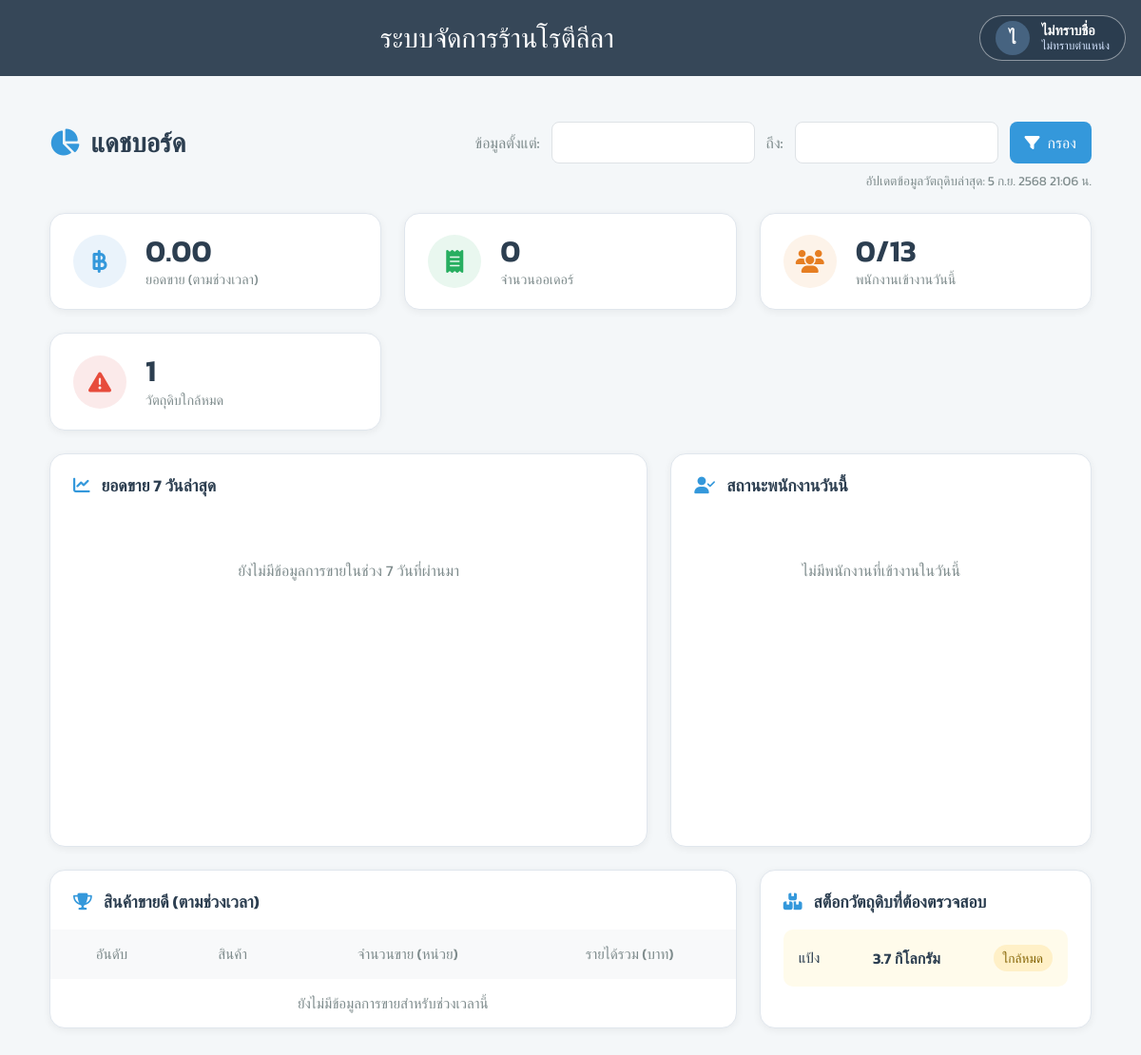
Screenshot of /manager/dashboard_mn.php with the database file from the repository.
### tables this page shows
CREATE TABLE `material` (
  `material_id` int(3) NOT NULL,
  `material_name` varchar(25) NOT NULL,
  `material_quantity` decimal(7,2) NOT NULL,
  `base_quantity` decimal(10,2) NOT NULL COMMENT 'ปริมาณในหน่วยย่อยที่สุด (กรัม, มล., หน่วย)',
  `base_unit` varchar(10) NOT NULL COMMENT 'หน่วยย่อยที่สุด',
  `expiry_date` date DEFAULT NULL,
  `min_stock` decimal(10,2) DEFAULT NULL,
  `max_stock` decimal(10,2) DEFAULT NULL,
  `price_per_unit` decimal(10,2) DEFAULT NULL,
  `supplier` varchar(100) DEFAULT NULL,
  `Unit_id` int(3) NOT NULL,
  `unit_name` varchar(20) NOT NULL,
  `created_at` datetime NOT NULL DEFAULT current_timestamp(),
  `updated_at` datetime NOT NULL DEFAULT current_timestamp()
);

CREATE TABLE `unit` (
  `Unit_id` int(3) NOT NULL,
  `Unit_name` varchar(25) NOT NULL DEFAULT 'กิโลกรัม'
);

### manager/dashboard_mn.php (the view, shortened to what this page needs)
<?php
include('../data/db_connect.php');
$conn->set_charset("utf8");
$start_date_input = $_GET['start_date'] ?? date('Y-m-d');
$end_date_input = $_GET['end_date'] ?? date('Y-m-d');
$end_date_for_query = $end_date_input . ' 23:59:59';
$today = date("Y-m-d");
$stmt_sales = $conn->prepare("SELECT SUM(total_amount) as total_sales FROM order1 WHERE status = 'paid' AND Order_date BETWEEN ? AND ?");
$stmt_sales->bind_param("ss", $start_date_input, $end_date_for_query);
$stmt_sales->execute();
$sales_in_range = $stmt_sales->get_result()->fetch_assoc()['total_sales'] ?? 0;
$stmt_orders = $conn->prepare("SELECT COUNT(order_id) as total_orders FROM order1 WHERE status = 'paid' AND Order_date BETWEEN ? AND ?");
$stmt_orders->bind_param("ss", $start_date_input, $end_date_for_query);
$stmt_orders->execute();
$orders_in_range = $stmt_orders->get_result()->fetch_assoc()['total_orders'] ?? 0;
$sql_online = "SELECT COUNT(DISTINCT user_id) as online_users FROM attendance WHERE DATE(check_in_time) = '$today' AND check_out_time IS NULL";
$result_online = $conn->query($sql_online);
$online_users = $result_online->fetch_assoc()['online_users'] ?? 0;
$sql_total_users = "SELECT COUNT(user_ID) as total_users FROM users WHERE status = 'Active'";
$result_total_users = $conn->query($sql_total_users);
$total_users = $result_total_users->fetch_assoc()['total_users'] ?? 0;
$sql_low_stock = "SELECT COUNT(material_id) as low_stock_count FROM material WHERE material_quantity <= min_stock";
$result_low_stock = $conn->query($sql_low_stock);
$low_stock_count = $result_low_stock->fetch_assoc()['low_stock_count'] ?? 0;
$sales_data = [];
for ($i = 6; $i >= 0; $i--) {
    $date = date('Y-m-d', strtotime("-$i days"));
    $sql = "SELECT SUM(total_amount) as daily_sales FROM order1 WHERE DATE(Order_date) = '$date' AND status = 'paid'";
    $result = $conn->query($sql);
    $row = $result->fetch_assoc();
    $sales_data[] = $row['daily_sales'] ?? 0;
}
$employees_present = [];
$sales_items = [];
$sql_stock = "
SELECT
    m.material_name,
    m.material_quantity,
    u.unit_name,
    m.min_stock
FROM material m
JOIN unit u ON m.Unit_id = u.unit_id
WHERE m.material_quantity <= m.min_stock
ORDER BY m.material_quantity ASC
LIMIT 6";
$result_stock = $conn->query($sql_stock);
$stock_items = [];
if($result_stock){
    while ($row = $result_stock->fetch_assoc()) {
        $status_text = 'ใกล้หมด'; $status_class = 'warning';
        $row['status_text'] = $status_text; $row['status_class'] = $status_class;
        $stock_items[] = $row;
    }
}
function format_thai_date($datetime) {
    $ts = strtotime($datetime);
    $months = ["", "ม.ค.", "ก.พ.", "มี.ค.", "เม.ย.", "พ.ค.", "มิ.ย.", "ก.ค.", "ส.ค.", "ก.ย.", "ต.ค.", "พ.ย.", "ธ.ค."];
    return date('j', $ts) . " " . $months[(int)date('n', $ts)] . " " . (date('Y', $ts) + 543) . " " . date('H:i', $ts);
}
?>
<!DOCTYPE html>
<html lang="th">
<head>
    <link rel="stylesheet" href="https://cdnjs.cloudflare.com/ajax/libs/font-awesome/6.4.0/css/all.min.css">
    <link rel="stylesheet" href="https://cdn.jsdelivr.net/npm/flatpickr/dist/flatpickr.min.css">
    <link rel="stylesheet" href="../style/navnsidebar.css?v=<?= time() ?>">
    <link rel="stylesheet" href="../style/manager.css?v=<?= time() ?>">
</head>
<body>
    <?php include('../layout/navbar.php'); ?>
    <div class="main-content">
        <div class="dashboard-container">
            <header class="dashboard-header">
                <h1><i class="fas fa-chart-pie"></i>แดชบอร์ด</h1>
                <form method="get" class="date-filter-form">
                    <label for="start_date">ข้อมูลตั้งแต่:</label>
                    <input type="text" id="start_date" name="start_date" class="date-input">
                    <label for="end_date">ถึง:</label>
                    <input type="text" id="end_date" name="end_date" class="date-input">
                    <button type="submit" class="filter-btn"><i class="fas fa-filter"></i> กรอง</button>
                </form>
            </header>
            <?php
                $latest_updated_at_result = mysqli_query($conn, "SELECT updated_at FROM material ORDER BY updated_at DESC LIMIT 1");
                $latest_updated_at_row = mysqli_fetch_assoc($latest_updated_at_result);
                $latest_updated_at = $latest_updated_at_row['updated_at'] ?? 'ไม่มีข้อมูล';
            ?>
            <div class="latest-update">
                อัปเดตข้อมูลวัตถุดิบล่าสุด: <?= format_thai_date($latest_updated_at) ?> น.
            </div>
            <div class="kpi-cards-grid">
                <div class="card kpi-card">
                    <div class="card-icon"><i class="fa-solid fa-baht-sign"></i></div>
                    <div class="card-details">
                        <div class="value"><?= number_format($sales_in_range, 2) ?></div>
                        <div class="label">ยอดขาย (ตามช่วงเวลา)</div>
                    </div>
                </div>
                <div class="card kpi-card">
                    <div class="card-icon"><i class="fa-solid fa-receipt"></i></div>
                    <div class="card-details">
                        <div class="value"><?= number_format($orders_in_range) ?></div>
                        <div class="label">จำนวนออเดอร์</div>
                    </div>
                </div>
                <div class="card kpi-card">
                    <div class="card-icon"><i class="fa-solid fa-users"></i></div>
                    <div class="card-details">
                        <div class="value"><?= $online_users ?>/<?= $total_users ?></div>
                        <div class="label">พนักงานเข้างานวันนี้</div>
                    </div>
                </div>
                <div class="card kpi-card">
                    <div class="card-icon"><i class="fa-solid fa-triangle-exclamation"></i></div>
                    <div class="card-details">
                        <div class="value"><?= $low_stock_count ?></div>
                        <div class="label">วัตถุดิบใกล้หมด</div>
                    </div>
                </div>
            </div>
            <div class="dashboard-grid">
                <div class="card sales-chart-card">
                    <h2 class="card-title"><i class="fa-solid fa-chart-line"></i>ยอดขาย 7 วันล่าสุด</h2>
                    <div class="chart-wrapper">
                        <?php if (array_sum($sales_data) > 0): ?>
                            <canvas id="salesChart"></canvas>
                        <?php else: ?>
                            <div class="no-data-message">ยังไม่มีข้อมูลการขายในช่วง 7 วันที่ผ่านมา</div>
                        <?php endif; ?>
                    </div>
                </div>
                <div class="card employee-status-card">
                    <h2 class="card-title"><i class="fa-solid fa-user-check"></i>สถานะพนักงานวันนี้</h2>
                    <ul class="employee-list">
                        <?php if (!empty($employees_present)): foreach ($employees_present as $emp): ?>
                        <li class="employee-item">
                            <div class="employee-info">
                                <div class="employee-avatar"><?= mb_substr($emp['full_name'], 0, 1) ?></div>
                                <div>
                                    <div class="employee-name"><?= htmlspecialchars($emp['full_name']) ?></div>
                                    <div class="employee-role"><?= htmlspecialchars($emp['role']) ?></div>
                                </div>
                            </div>
                            <div class="status-dot <?= $emp['status'] == 'late' ? 'orange' : 'green' ?>"></div>
                        </li>
                        <?php endforeach; else: ?>
                            <li class="no-data-message-static">ไม่มีพนักงานที่เข้างานในวันนี้</li>
                        <?php endif; ?>
                    </ul>
                </div>
                <div class="card bestseller-card">
                    <h2 class="card-title"><i class="fa-solid fa-trophy"></i>สินค้าขายดี (ตามช่วงเวลา)</h2>
                    <table>
                        <thead><tr><th>อันดับ</th><th>สินค้า</th><th>จำนวนขาย (หน่วย)</th><th>รายได้รวม (บาท)</th></tr></thead>
                        <tbody>
                            <?php if (!empty($sales_items)): $rank = 1; foreach ($sales_items as $item): ?>
                            <tr>
                                <td><?= $rank++ ?></td>
                                <td><?= htmlspecialchars($item['menu_name']) ?></td>
                                <td><?= number_format($item['total_quantity']) ?></td>
                                <td><?= number_format($item['total_revenue'], 2) ?></td>
                            </tr>
                            <?php endforeach; else: ?>
                                <tr><td colspan="4" class="no-data-message-static">ยังไม่มีข้อมูลการขายสำหรับช่วงเวลานี้</td></tr>
                            <?php endif; ?>
                        </tbody>
                    </table>
                </div>
                <div class="card stock-card">
                    <h2 class="card-title"><i class="fa-solid fa-boxes-stacked"></i>สต็อกวัตถุดิบที่ต้องตรวจสอบ</h2>
                    <div class="stock-grid">
                        <?php if(!empty($stock_items)): foreach($stock_items as $item): ?>
                        <div class="stock-item <?= $item['status_class'] ?>">
                            <div class="name"><?= htmlspecialchars($item['material_name']) ?></div>
                            <div class="quantity"><?= rtrim(rtrim(number_format($item['material_quantity'], 2), '0'), '.') ?> <?= $item['unit_name'] ?></div>
                            <div class="status"><?= $item['status_text'] ?></div>
                        </div>
                        <?php endforeach; else: ?>
                            <p class="no-data-message-static" style="grid-column: 1 / -1;">ไม่มีวัตถุดิบที่ใกล้หมดในขณะนี้</p>
                        <?php endif; ?>
                    </div>
                </div>
            </div>
        </div>
    </div>
</body>
</html>

### style/navnsidebar.css (style rules this page uses)
* { margin: 0; padding: 0; box-sizing: border-box; }
:root { --primary-color: #007bff; --success-color: #28a745; --danger-color: #dc3545; --light-bg: #f8f9fa; --border-color: #dee2e6; --text-dark: #212529; --text-muted: #6c757d; --body-bg: #f4f7f9; }
body { font-family: 'Kanit', sans-serif; background-color: var(--body-bg); min-height: 100vh; padding: 20px; color: var(--text-dark); }
input, button, select, textarea { font-family: 'Kanit', sans-serif; }
.main-content { margin-top: -56px; padding: 2rem; transition: margin-left 0.3s ease; }

### rows the page displays
material: updated_at "5 ก.ย. 2568 21:06"
material: material_name "แป้ง", material_quantity "3.7", Unit.Unit_name "กิโลกรัม", status_text "ใกล้หมด"

### other values shown
$firstChar "ไ"
$username "ไม่ทราบชื่อ"
$roleDisplay "ไม่ทราบตำแหน่ง"
$sales_in_range "0.00"
$orders_in_range "0"
$online_users "0"
$total_users "13"
$low_stock_count "1"
